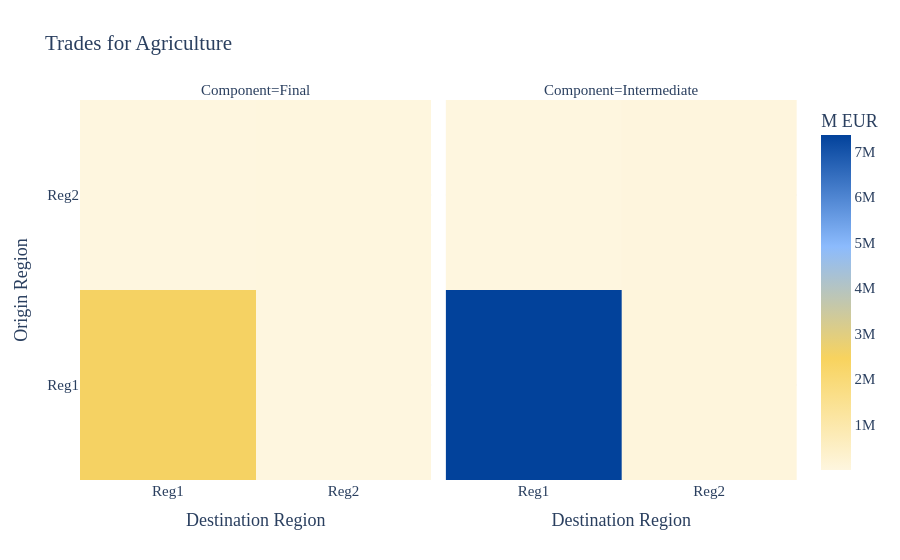

Here is the notebook cell this chart was saved with:
### Markdown cell above
Set `aggregate=False` and `show_plot=True` to keep intermediate and final trade separate and produce a heatmap with one panel per component. The plot is displayed as a side effect; the return value remains the trade matrix.

### Code cell
trade_components = iot.calc_trades(
    "Agriculture",
    aggregate=False,
    show_plot=True,
    path=False,
    auto_open=False,
)
trade_components

### Figure 1 — Plotly figure (JSON) as saved in the notebook; plotly's stock layout.template omitted (floating-point values rounded to 4 significant figures)
{"data": [{"coloraxis": "coloraxis", "histfunc": "sum", "hovertemplate": "Component=Final<br>Destination Region=%{x}<br>Origin Region=%{y}<br>sum of Value=%{z}<extra></extra>", "name": "", "type": "histogram2d", "x": ["Reg1", "Reg1", "Reg2", "Reg2"], "xaxis": "x", "xbingroup": "x", "y": ["Reg1", "Reg2", "Reg1", "Reg2"], "yaxis": "y", "ybingroup": "y", "z": [2533000.0, 5078.0, 11460.0, 29360.0]}, {"coloraxis": "coloraxis", "histfunc": "sum", "hovertemplate": "Component=Intermediate<br>Destination Region=%{x}<br>Origin Region=%{y}<br>sum of Value=%{z}<extra></extra>", "name": "", "type": "histogram2d", "x": ["Reg1", "Reg1", "Reg2", "Reg2"], "xaxis": "x2", "xbingroup": "x", "y": ["Reg1", "Reg2", "Reg1", "Reg2"], "yaxis": "y2", "ybingroup": "y", "z": [7364000.0, 3856.0, 63310.0, 41560.0]}], "layout": {"annotations": [{"font": {}, "showarrow": false, "text": "Component=Final", "x": 0.245, "xanchor": "center", "xref": "paper", "y": 1, "yanchor": "bottom", "yref": "paper"}, {"font": {}, "showarrow": false, "text": "Component=Intermediate", "x": 0.755, "xanchor": "center", "xref": "paper", "y": 1, "yanchor": "bottom", "yref": "paper"}], "coloraxis": {"colorbar": {"title": {"text": "M EUR"}}, "colorscale": [[0, "#FEF6DF"], [0.3333, "#F8D35E"], [0.6667, "#8CBBFD"], [1, "#02429B"]]}, "font": {"family": "Verdana", "size": 15}, "legend": {"tracegroupgap": 0}, "title": {"text": "Trades for Agriculture"}, "xaxis": {"anchor": "y", "domain": [0, 0.49], "title": {"text": "Destination Region"}}, "xaxis2": {"anchor": "y2", "domain": [0.51, 1], "matches": "x", "title": {"text": "Destination Region"}}, "yaxis": {"anchor": "x", "domain": [0, 1], "title": {"text": "Origin Region"}}, "yaxis2": {"anchor": "x2", "domain": [0, 1], "matches": "y", "showticklabels": false}}}
